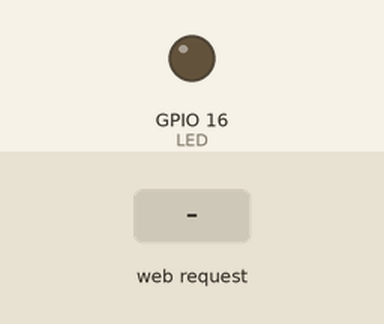
The sketch below on a simulated ESP8266 (NodeMCU). On the bench: output pins drawn as LEDs (lit = HIGH). The test bench sets the inputs (shaded band). What the sketch prints to the serial monitor is not drawn.

Above: at 1.3 s.
1.4 s: HTTP request GET /ledon received
At 2.0 s:
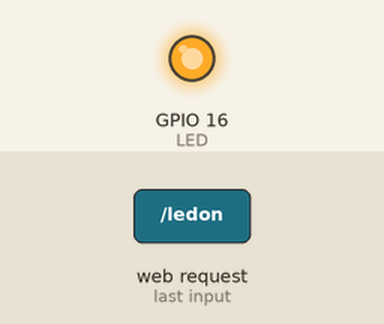
2.9 s: HTTP request GET /ledoff received
At 4.3 s:
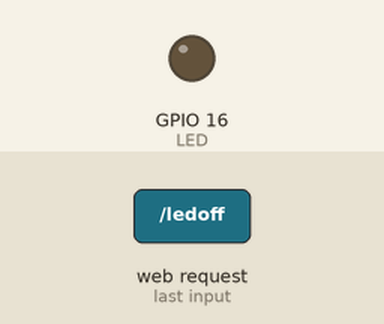
Timing chart, 0 to 5.9 s (numbered marks = the images above; inputs shaded):
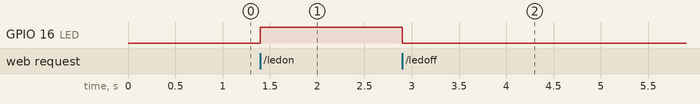

Measured:
- after the input at 1.4 s, GPIO 16 (LED): LOW → HIGH at once
- after the input at 2.9 s, GPIO 16 (LED): HIGH → LOW at once

The sketch:

03.HTML_ESP.ino
```cpp
#include <ESP8266WiFi.h>
#include <ESP8266WebServer.h>

const char* ssid = "HW2_IOT";
const char* password = "9629041_9639035";

IPAddress local_ip(192,168,4,31);
IPAddress gateway(192,168,4,1);
IPAddress subnet(255,255,255,0);
ESP8266WebServer server(80);
int LED = 16;


void setup() {
  Serial.begin(9000);
  WiFi.softAP(ssid, password);
  WiFi.softAPConfig(local_ip, gateway, subnet);
  delay(100);
  pinMode(LED,OUTPUT);
  server.on("/", handle_OnConnect);
  server.on("/ledon", handle_ledon);
  server.on("/ledoff", handle_ledoff);
  server.on("/ldr", handle_ldr);
  server.onNotFound(handle_NotFound);

  server.begin();
  Serial.println("HTTP server started");
}
void loop() {
  server.handleClient();
}

void handle_OnConnect() {
  server.send(200, "text/html", SendHTML(0));
}

void handle_ledon() {
  digitalWrite(LED,HIGH);
  server.send(200, "text/html", SendHTML(0));
}

void handle_ledoff() {
  digitalWrite(LED,LOW);
  server.send(200, "text/html", SendHTML(0));
}

void handle_ldr() {
  int sensorvalue=analogRead(A0);
  int value = map(sensorvalue, 0,1023, 0,100);
  server.send(200, "text/html", SendHTML(value));
}

void handle_NotFound(){
  server.send(404, "text/plain", "Not found");
}

String SendHTML(int n){
  String ptr = "<!DOCTYPE html> <html>\n";
  ptr +="<head><meta name=\"viewport\" content=\"width=device-width, initial-scale=1.0, user-scalable=no\">\n";
  ptr +="<title>LED Control</title>\n";
  ptr +="<style>html { font-family: Helvetica; display: inline-block; margin: 0px auto; text-align: center;}\n";
  ptr +="body{margin-top: 50px;} h1 {color: #444444;margin: 50px auto 30px;} h3 {color: #444444;margin-bottom: 50px;}\n";
  ptr +=".button {display: block;width: 80px;background-color: #1abc9c;border: none;color: white;padding: 13px 30px;text-decoration: none;font-size: 25px;margin: 0px auto 35px;cursor: pointer;border-radius: 4px;}\n";
  ptr +=".button-on {background-color: #1abc9c;}\n";
  ptr +=".button-on:active {background-color: #16a085;}\n";
  ptr +=".button-off {background-color: #34495e;}\n";
  ptr +=".button-off:active {background-color: #2c3e50;}\n";
  ptr +="p {font-size: 14px;color: #888;margin-bottom: 10px;}\n";
  ptr +="</style>\n";
  ptr +="</head>\n";
  ptr +="<body>\n";
  ptr +="<h1>HW2 IOT Hassan Kazemi Tehrani-Shaghayegh Ghasemi</h1>\n";
  ptr +="<h3>Using Access Point(AP) Mode</h3>\n";

  ptr +="<p>Show LDR figure</p><a class=\"button button-on\" href=\"/ldr\">Show</a>\n";
  ptr +="<p>Turn on LED</p><a class=\"button button-on\" href=\"/ledon\">ON</a>\n";
  ptr +="<p>Turn off LED</p><a class=\"button button-off\" href=\"/ledoff\">OFF</a>\n";
  if(n!=0){
    ptr +="<p>Value is :</p><a class=\"button button-on\">"+String(n)+"</a>\n";
  }


  ptr +="</body>\n";
  ptr +="</html>\n";
  return ptr;
}
```
